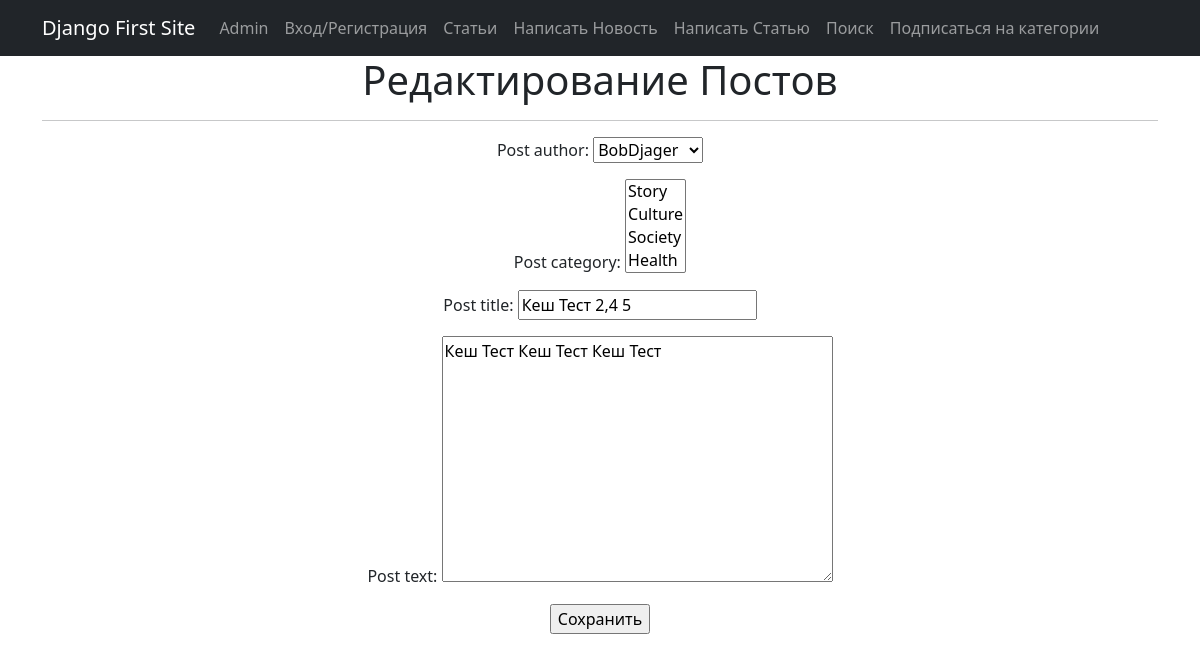
Page /news/articles/112/edit/ (signed in) on the committed database.
### news/models.py (models this page shows, shortened)
class Post(models.Model):
    news = 'NW'
    article = 'AR'
    CATEGORY_CHOICES = [
        (news, 'Новость'),
        (article, 'Статья')
    ]
    post_author = models.ForeignKey(Author, on_delete=models.CASCADE)
    category_type = models.CharField(max_length=2, choices=CATEGORY_CHOICES,
                                     default=article)
    post_date = models.DateTimeField(auto_now_add=True)
    post_category = models.ManyToManyField(Category, through='PostCategory')
    post_title = models.CharField(max_length=128)
    post_text = models.TextField()
    post_rating = models.SmallIntegerField(default=0)

### news/views.py (the view, shortened to what this page needs)
# urls.py: path('articles/<int:pk>/edit/', ArticleUpdate.as_view(),
class ArticleUpdate(PermissionRequiredMixin, UpdateView):
    permission_required = 'news.add_post'
    form_class = PostForm
    model = Post
    template_name = 'news_edit.html'

### news/forms.py (shortened to what this page needs)
class PostForm(forms.ModelForm):
    class Meta:
        model = Post
        fields = [
            'post_author',
            'post_category',
            'post_title',
            'post_text'
        ]

### news/models.py (called while the page is built)
    def __str__(self):
        return f'{self.author_user.username}'

    def __str__(self):
        return f'{self.category_name}'

### news/templates/news/news_edit.html (shortened to what this page needs)
{% extends 'flatpages/default.html' %}
{% block content %}
<h1>Редактирование Постов</h1>
<hr>
<form action="" method="post">
    {{ form.as_p }}
    <input type="submit" value="Сохранить" />
</form>
{% endblock content %}

### rows in the picture
Post: post_author "BobDjager", post_title "Кеш Тест 2,4 5", post_text "Кеш Тест Кеш Тест Кеш Тест"
